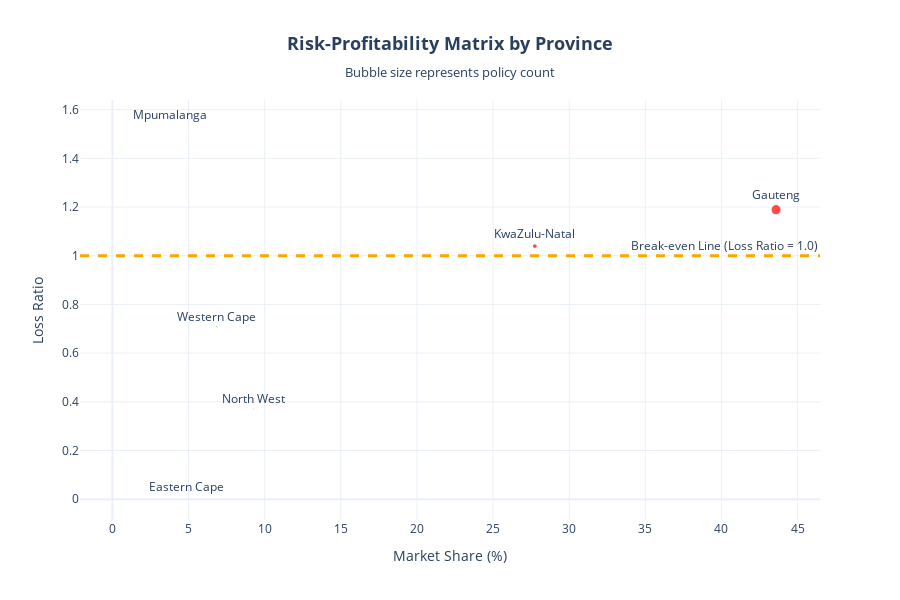
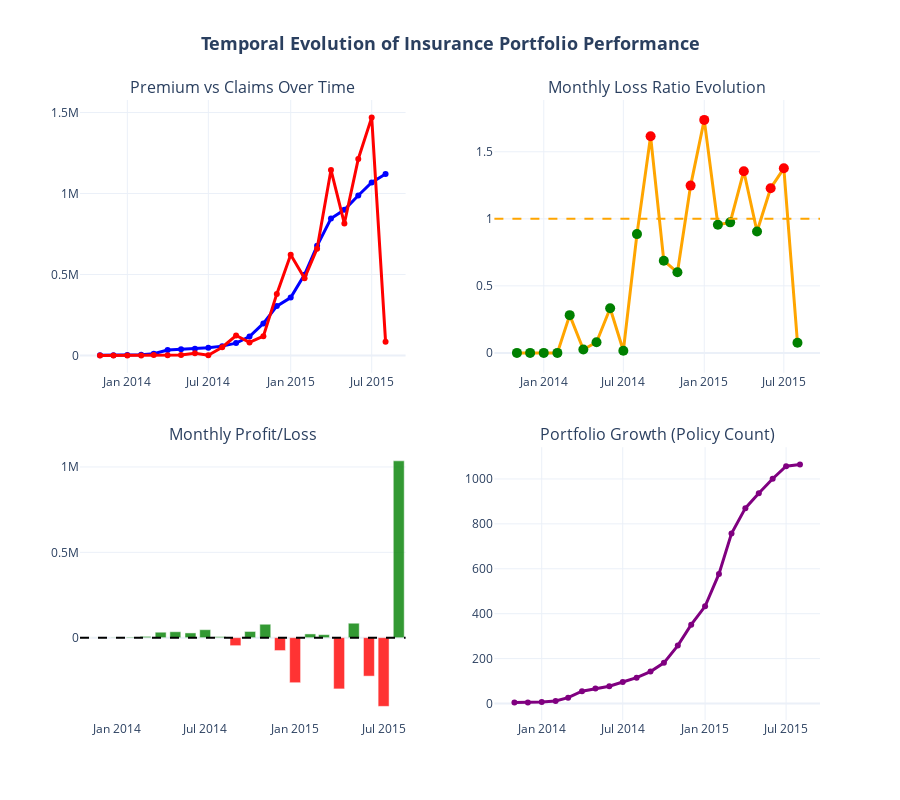

Notebook source saved alongside these figures, in order:
### Code cell
# Advanced Interactive Visualizations
print_section_header("ADVANCED INTERACTIVE VISUALIZATIONS")

# Create interactive visualizations using our modular approach
print("📊 Creating advanced interactive visualizations...")

# 1. Risk-Profitability Matrix by Province
print("\n1️⃣ Risk-Profitability Matrix by Province")
risk_matrix = visualizer.create_risk_profitability_matrix()
risk_matrix.show()

# 2. Temporal Evolution Dashboard
print("\n2️⃣ Temporal Evolution Dashboard")
temporal_dashboard = visualizer.create_temporal_evolution_dashboard()
if temporal_dashboard:
    temporal_dashboard.show()
else:
    print("⚠️ Temporal analysis not available (TransactionMonth column missing)")

# 3. Additional bivariate relationships
print("\n3️⃣ Bivariate Relationships")
fig_bivariate = visualizer.plot_bivariate_relationships()
plt.show()

print("✅ Advanced visualizations completed!")

### Figure 1 — Plotly figure (JSON) as saved in the notebook; plotly's stock layout.template omitted (floating-point values rounded to 4 significant figures)
{"data": [{"hovertemplate": "<b>Eastern Cape</b><br>Market Share: 4.9%<br>Loss Ratio: 0.013<br>Policies: 79<br>Status: PROFITABLE<extra></extra>", "marker": {"color": "green", "line": {"color": "white", "width": 2}, "opacity": 0.7, "size": 1.58}, "mode": "markers+text", "name": "Eastern Cape", "showlegend": false, "text": "Eastern Cape", "textposition": "top center", "type": "scatter", "x": [4.857], "y": [0.01311]}, {"hovertemplate": "<b>Free State</b><br>Market Share: 1.0%<br>Loss Ratio: 0.615<br>Policies: 19<br>Status: PROFITABLE<extra></extra>", "marker": {"color": "green", "line": {"color": "white", "width": 2}, "opacity": 0.7, "size": 0.38}, "mode": "markers+text", "name": "Free State", "showlegend": false, "text": "", "textposition": "top center", "type": "scatter", "x": [0.9847], "y": [0.6152]}, {"hovertemplate": "<b>Gauteng</b><br>Market Share: 43.6%<br>Loss Ratio: 1.189<br>Policies: 556<br>Status: UNPROFITABLE<extra></extra>", "marker": {"color": "red", "line": {"color": "white", "width": 2}, "opacity": 0.7, "size": 11.12}, "mode": "markers+text", "name": "Gauteng", "showlegend": false, "text": "Gauteng", "textposition": "top center", "type": "scatter", "x": [43.58], "y": [1.189]}, {"hovertemplate": "<b>KwaZulu-Natal</b><br>Market Share: 27.7%<br>Loss Ratio: 1.040<br>Policies: 292<br>Status: UNPROFITABLE<extra></extra>", "marker": {"color": "red", "line": {"color": "white", "width": 2}, "opacity": 0.7, "size": 5.84}, "mode": "markers+text", "name": "KwaZulu-Natal", "showlegend": false, "text": "KwaZulu-Natal", "textposition": "top center", "type": "scatter", "x": [27.74], "y": [1.04]}, {"hovertemplate": "<b>Limpopo</b><br>Market Share: 2.4%<br>Loss Ratio: 1.166<br>Policies: 23<br>Status: UNPROFITABLE<extra></extra>", "marker": {"color": "red", "line": {"color": "white", "width": 2}, "opacity": 0.7, "size": 0.46}, "mode": "markers+text", "name": "Limpopo", "showlegend": false, "text": "", "textposition": "top center", "type": "scatter", "x": [2.412], "y": [1.166]}, {"hovertemplate": "<b>Mpumalanga</b><br>Market Share: 3.8%<br>Loss Ratio: 1.541<br>Policies: 41<br>Status: UNPROFITABLE<extra></extra>", "marker": {"color": "red", "line": {"color": "white", "width": 2}, "opacity": 0.7, "size": 0.82}, "mode": "markers+text", "name": "Mpumalanga", "showlegend": false, "text": "Mpumalanga", "textposition": "top center", "type": "scatter", "x": [3.775], "y": [1.541]}, {"hovertemplate": "<b>North West</b><br>Market Share: 9.3%<br>Loss Ratio: 0.371<br>Policies: 137<br>Status: PROFITABLE<extra></extra>", "marker": {"color": "green", "line": {"color": "white", "width": 2}, "opacity": 0.7, "size": 2.74}, "mode": "markers+text", "name": "North West", "showlegend": false, "text": "North West", "textposition": "top center", "type": "scatter", "x": [9.283], "y": [0.3714]}, {"hovertemplate": "<b>Northern Cape</b><br>Market Share: 0.5%<br>Loss Ratio: 0.066<br>Policies: 11<br>Status: PROFITABLE<extra></extra>", "marker": {"color": "green", "line": {"color": "white", "width": 2}, "opacity": 0.7, "size": 0.22}, "mode": "markers+text", "name": "Northern Cape", "showlegend": false, "text": "", "textposition": "top center", "type": "scatter", "x": [0.5029], "y": [0.06649]}, {"hovertemplate": "<b>Western Cape</b><br>Market Share: 6.9%<br>Loss Ratio: 0.708<br>Policies: 150<br>Status: PROFITABLE<extra></extra>", "marker": {"color": "green", "line": {"color": "white", "width": 2}, "opacity": 0.7, "size": 3}, "mode": "markers+text", "name": "Western Cape", "showlegend": false, "text": "Western Cape", "textposition": "top center", "type": "scatter", "x": [6.862], "y": [0.7078]}], "layout": {"annotations": [{"showarrow": false, "text": "Break-even Line (Loss Ratio = 1.0)", "x": 1, "xanchor": "right", "xref": "x domain", "y": 1, "yanchor": "bottom", "yref": "y"}], "height": 600, "shapes": [{"line": {"color": "orange", "dash": "dash", "width": 3}, "type": "line", "x0": 0, "x1": 1, "xref": "x domain", "y0": 1, "y1": 1, "yref": "y"}], "showlegend": false, "title": {"font": {"size": 18}, "text": "<b>Risk-Profitability Matrix by Province</b><br><sub>Bubble size represents policy count</sub>", "x": 0.5}, "width": 900, "xaxis": {"title": {"text": "Market Share (%)"}}, "yaxis": {"title": {"text": "Loss Ratio"}}}}

### Figure 2 — Plotly figure (JSON) as saved in the notebook; plotly's stock layout.template omitted (floating-point values rounded to 4 significant figures)
{"data": [{"line": {"color": "blue", "width": 3}, "mode": "lines+markers", "name": "Premium", "type": "scatter", "x": ["2013-11-01T00:00:00.000000000", "2013-12-01T00:00:00.000000000", "2014-01-01T00:00:00.000000000", "2014-02-01T00:00:00.000000000", "2014-03-01T00:00:00.000000000", "2014-04-01T00:00:00.000000000", "2014-05-01T00:00:00.000000000", "2014-06-01T00:00:00.000000000", "2014-07-01T00:00:00.000000000", "2014-08-01T00:00:00.000000000", "2014-09-01T00:00:00.000000000", "2014-10-01T00:00:00.000000000", "2014-11-01T00:00:00.000000000", "2014-12-01T00:00:00.000000000", "2015-01-01T00:00:00.000000000", "2015-02-01T00:00:00.000000000", "2015-03-01T00:00:00.000000000", "2015-04-01T00:00:00.000000000", "2015-05-01T00:00:00.000000000", "2015-06-01T00:00:00.000000000", "2015-07-01T00:00:00.000000000", "2015-08-01T00:00:00.000000000"], "xaxis": "x", "y": [754.5, 1131.0, 2022.0, 3962.0, 10540.0, 32900.0, 37800.0, 41840.0, 47570.0, 57230.0, 75950.0, 116600.0, 197400.0, 304400.0, 357400.0, 498800.0, 677100.0, 845300.0, 899300.0, 987900.0, 1068000.0, 1121000.0], "yaxis": "y"}, {"line": {"color": "red", "width": 3}, "mode": "lines+markers", "name": "Claims", "type": "scatter", "x": ["2013-11-01T00:00:00.000000000", "2013-12-01T00:00:00.000000000", "2014-01-01T00:00:00.000000000", "2014-02-01T00:00:00.000000000", "2014-03-01T00:00:00.000000000", "2014-04-01T00:00:00.000000000", "2014-05-01T00:00:00.000000000", "2014-06-01T00:00:00.000000000", "2014-07-01T00:00:00.000000000", "2014-08-01T00:00:00.000000000", "2014-09-01T00:00:00.000000000", "2014-10-01T00:00:00.000000000", "2014-11-01T00:00:00.000000000", "2014-12-01T00:00:00.000000000", "2015-01-01T00:00:00.000000000", "2015-02-01T00:00:00.000000000", "2015-03-01T00:00:00.000000000", "2015-04-01T00:00:00.000000000", "2015-05-01T00:00:00.000000000", "2015-06-01T00:00:00.000000000", "2015-07-01T00:00:00.000000000", "2015-08-01T00:00:00.000000000"], "xaxis": "x", "y": [0.0, 0.0, 0.0, 0.0, 2969.0, 850.0, 3020.0, 13920.0, 750.6, 50710.0, 122700.0, 80120.0, 118600.0, 379900.0, 621200.0, 476800.0, 659300.0, 1145000.0, 814600.0, 1213000.0, 1470000.0, 84960.0], "yaxis": "y"}, {"line": {"color": "orange", "width": 3}, "marker": {"color": ["green", "green", "green", "green", "green", "green", "green", "green", "green", "green", "red", "green", "green", "red", "red", "green", "green", "red", "green", "red", "red", "green"], "size": 10}, "mode": "lines+markers", "name": "Loss Ratio", "type": "scatter", "x": ["2013-11-01T00:00:00.000000000", "2013-12-01T00:00:00.000000000", "2014-01-01T00:00:00.000000000", "2014-02-01T00:00:00.000000000", "2014-03-01T00:00:00.000000000", "2014-04-01T00:00:00.000000000", "2014-05-01T00:00:00.000000000", "2014-06-01T00:00:00.000000000", "2014-07-01T00:00:00.000000000", "2014-08-01T00:00:00.000000000", "2014-09-01T00:00:00.000000000", "2014-10-01T00:00:00.000000000", "2014-11-01T00:00:00.000000000", "2014-12-01T00:00:00.000000000", "2015-01-01T00:00:00.000000000", "2015-02-01T00:00:00.000000000", "2015-03-01T00:00:00.000000000", "2015-04-01T00:00:00.000000000", "2015-05-01T00:00:00.000000000", "2015-06-01T00:00:00.000000000", "2015-07-01T00:00:00.000000000", "2015-08-01T00:00:00.000000000"], "xaxis": "x2", "y": [0.0, 0.0, 0.0, 0.0, 0.2818, 0.02584, 0.07989, 0.3327, 0.01578, 0.8859, 1.616, 0.6874, 0.6012, 1.248, 1.738, 0.9559, 0.9738, 1.355, 0.9058, 1.228, 1.377, 0.07581], "yaxis": "y2"}, {"marker": {"color": ["green", "green", "green", "green", "green", "green", "green", "green", "green", "green", "red", "green", "green", "red", "red", "green", "green", "red", "green", "red", "red", "green"]}, "name": "Profit/Loss", "opacity": 0.8, "type": "bar", "x": ["2013-11-01T00:00:00.000000000", "2013-12-01T00:00:00.000000000", "2014-01-01T00:00:00.000000000", "2014-02-01T00:00:00.000000000", "2014-03-01T00:00:00.000000000", "2014-04-01T00:00:00.000000000", "2014-05-01T00:00:00.000000000", "2014-06-01T00:00:00.000000000", "2014-07-01T00:00:00.000000000", "2014-08-01T00:00:00.000000000", "2014-09-01T00:00:00.000000000", "2014-10-01T00:00:00.000000000", "2014-11-01T00:00:00.000000000", "2014-12-01T00:00:00.000000000", "2015-01-01T00:00:00.000000000", "2015-02-01T00:00:00.000000000", "2015-03-01T00:00:00.000000000", "2015-04-01T00:00:00.000000000", "2015-05-01T00:00:00.000000000", "2015-06-01T00:00:00.000000000", "2015-07-01T00:00:00.000000000", "2015-08-01T00:00:00.000000000"], "xaxis": "x3", "y": [754.5, 1131.0, 2022.0, 3962.0, 7567.0, 32050.0, 34780.0, 27920.0, 46820.0, 6528.0, -46760.0, 36440.0, 78720.0, -75480.0, -263800.0, 22000.0, 17760.0, -300100.0, 84720.0, -225200.0, -402200.0, 1036000.0], "yaxis": "y3"}, {"line": {"color": "purple", "width": 3}, "mode": "lines+markers", "name": "Policy Count", "type": "scatter", "x": ["2013-11-01T00:00:00.000000000", "2013-12-01T00:00:00.000000000", "2014-01-01T00:00:00.000000000", "2014-02-01T00:00:00.000000000", "2014-03-01T00:00:00.000000000", "2014-04-01T00:00:00.000000000", "2014-05-01T00:00:00.000000000", "2014-06-01T00:00:00.000000000", "2014-07-01T00:00:00.000000000", "2014-08-01T00:00:00.000000000", "2014-09-01T00:00:00.000000000", "2014-10-01T00:00:00.000000000", "2014-11-01T00:00:00.000000000", "2014-12-01T00:00:00.000000000", "2015-01-01T00:00:00.000000000", "2015-02-01T00:00:00.000000000", "2015-03-01T00:00:00.000000000", "2015-04-01T00:00:00.000000000", "2015-05-01T00:00:00.000000000", "2015-06-01T00:00:00.000000000", "2015-07-01T00:00:00.000000000", "2015-08-01T00:00:00.000000000"], "xaxis": "x4", "y": [4, 5, 7, 11, 26, 55, 67, 77, 96, 115, 142, 181, 258, 351, 433, 577, 757, 870, 936, 1001, 1057, 1064], "yaxis": "y4"}], "layout": {"annotations": [{"font": {"size": 16}, "showarrow": false, "text": "Premium vs Claims Over Time", "x": 0.22, "xanchor": "center", "xref": "paper", "y": 1, "yanchor": "bottom", "yref": "paper"}, {"font": {"size": 16}, "showarrow": false, "text": "Monthly Loss Ratio Evolution", "x": 0.78, "xanchor": "center", "xref": "paper", "y": 1, "yanchor": "bottom", "yref": "paper"}, {"font": {"size": 16}, "showarrow": false, "text": "Monthly Profit/Loss", "x": 0.22, "xanchor": "center", "xref": "paper", "y": 0.44, "yanchor": "bottom", "yref": "paper"}, {"font": {"size": 16}, "showarrow": false, "text": "Portfolio Growth (Policy Count)", "x": 0.78, "xanchor": "center", "xref": "paper", "y": 0.44, "yanchor": "bottom", "yref": "paper"}], "height": 800, "shapes": [{"line": {"color": "orange", "dash": "dash"}, "type": "line", "x0": 0, "x1": 1, "xref": "x2 domain", "y0": 1, "y1": 1, "yref": "y2"}, {"line": {"color": "black", "dash": "dash"}, "type": "line", "x0": 0, "x1": 1, "xref": "x3 domain", "y0": 0, "y1": 0, "yref": "y3"}], "showlegend": false, "title": {"font": {"size": 18}, "text": "<b>Temporal Evolution of Insurance Portfolio Performance</b>", "x": 0.5}, "xaxis": {"anchor": "y", "domain": [0, 0.44]}, "xaxis2": {"anchor": "y2", "domain": [0.56, 1]}, "xaxis3": {"anchor": "y3", "domain": [0, 0.44]}, "xaxis4": {"anchor": "y4", "domain": [0.56, 1]}, "yaxis": {"anchor": "x", "domain": [0.56, 1]}, "yaxis2": {"anchor": "x2", "domain": [0.56, 1]}, "yaxis3": {"anchor": "x3", "domain": [0, 0.44]}, "yaxis4": {"anchor": "x4", "domain": [0, 0.44]}}}
